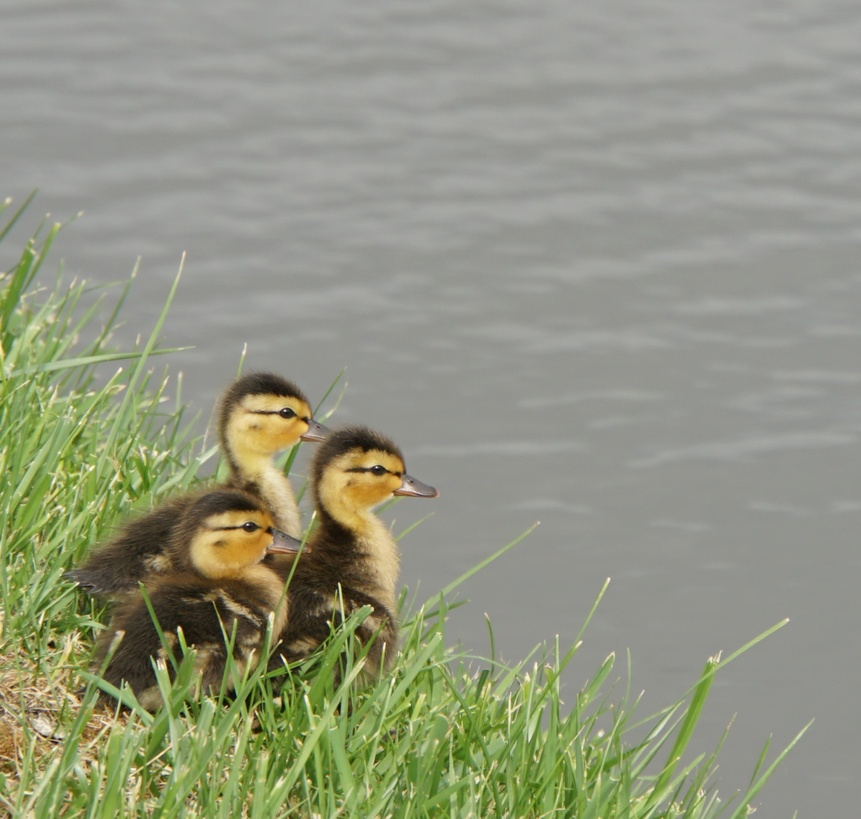
#> input picture 11_imageops/ducklings.jpg, 861 x 819 px, shrunk from 1783 x 1697 before the run
$ python apply_invert.py
#> lines starting #> are read from the running program, lines starting #| are printed output that depends on the picture
# apply_invert.py

from PIL import Image, ImageOps


def invert(image_path, output_path):
#> called with image_path = 'ducklings.jpg', output_path = 'ducklings_inverted.jpg'
    image = Image.open(image_path)
#> image is the input picture: PIL image 861x819 RGB; mean R, G, B 146.2, 149.4, 128.3
    converted_image = ImageOps.invert(image)
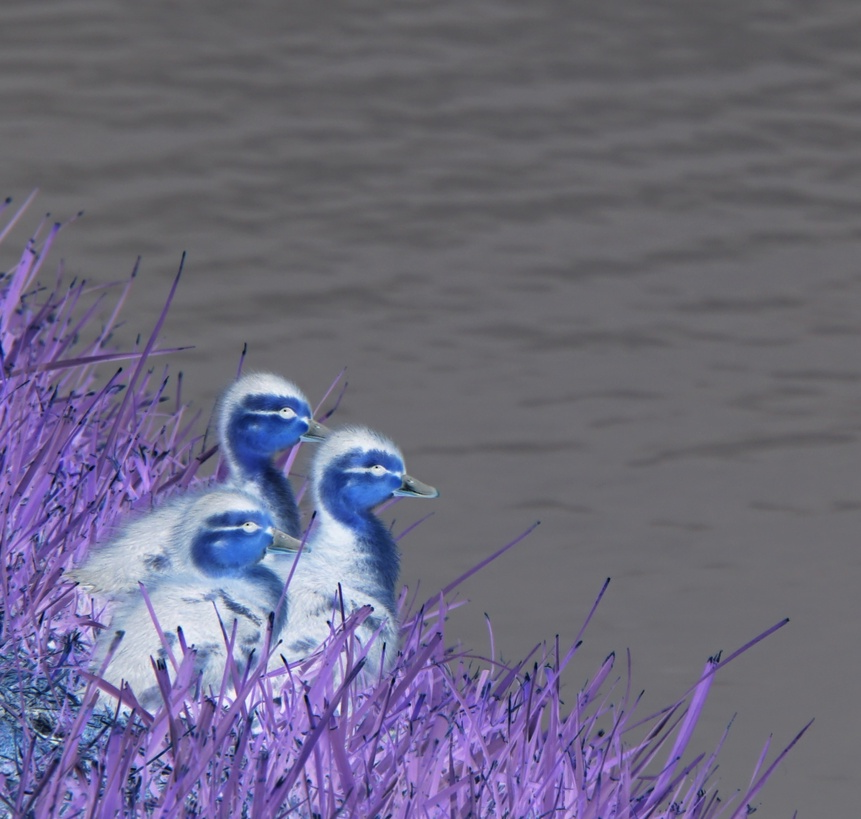
#> converted_image: PIL image 861x819 RGB; mean R, G, B 108.8, 105.6, 126.7
    converted_image.save(output_path)


if __name__ == "__main__":
    invert("ducklings.jpg", "ducklings_inverted.jpg")
